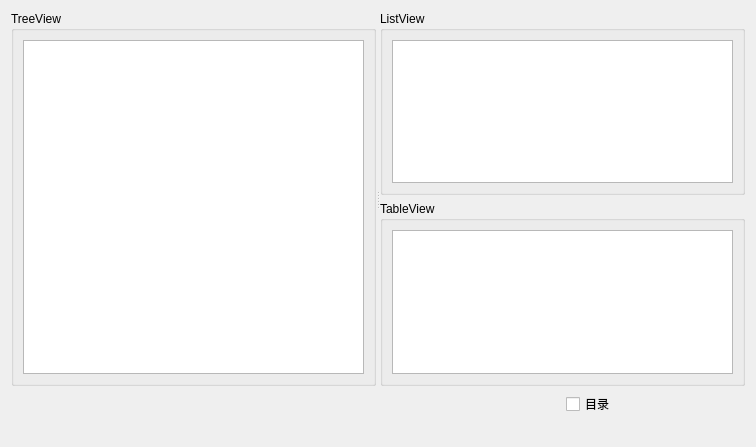
<?xml version="1.0" encoding="UTF-8"?>
<ui version="4.0">
 <class>Widget</class>
 <widget class="QWidget" name="Widget">
  <property name="geometry">
   <rect>
    <x>0</x>
    <y>0</y>
    <width>756</width>
    <height>447</height>
   </rect>
  </property>
  <property name="windowTitle">
   <string>Widget</string>
  </property>
  <layout class="QVBoxLayout" name="verticalLayout_5">
   <item>
    <widget class="QSplitter" name="splitter">
     <property name="sizePolicy">
      <sizepolicy hsizetype="Expanding" vsizetype="Expanding">
       <horstretch>0</horstretch>
       <verstretch>0</verstretch>
      </sizepolicy>
     </property>
     <property name="orientation">
      <enum>Qt::Orientation::Horizontal</enum>
     </property>
     <widget class="QGroupBox" name="groupBox">
      <property name="title">
       <string>TreeView</string>
      </property>
      <layout class="QVBoxLayout" name="verticalLayout">
       <item>
        <widget class="QTreeView" name="treeView"/>
       </item>
      </layout>
     </widget>
     <widget class="QWidget" name="layoutWidget">
      <layout class="QVBoxLayout" name="verticalLayout_4">
       <item>
        <widget class="QGroupBox" name="groupBox_2">
         <property name="title">
          <string>ListView</string>
         </property>
         <layout class="QVBoxLayout" name="verticalLayout_3">
          <item>
           <widget class="QListView" name="listView"/>
          </item>
         </layout>
        </widget>
       </item>
       <item>
        <widget class="QGroupBox" name="groupBox_3">
         <property name="title">
          <string>TableView</string>
         </property>
         <layout class="QVBoxLayout" name="verticalLayout_2">
          <item>
           <widget class="QTableView" name="tableView"/>
          </item>
         </layout>
        </widget>
       </item>
      </layout>
     </widget>
    </widget>
   </item>
   <item>
    <layout class="QHBoxLayout" name="horizontalLayout">
     <item>
      <widget class="QLabel" name="LabFileName">
       <property name="text">
        <string/>
       </property>
      </widget>
     </item>
     <item>
      <widget class="QLabel" name="LabFileSize">
       <property name="text">
        <string/>
       </property>
      </widget>
     </item>
     <item>
      <widget class="QLabel" name="LabType">
       <property name="text">
        <string/>
       </property>
      </widget>
     </item>
     <item>
      <widget class="QCheckBox" name="chkIsDir">
       <property name="text">
        <string>目录</string>
       </property>
       <property name="checkable">
        <bool>false</bool>
       </property>
      </widget>
     </item>
    </layout>
   </item>
   <item>
    <widget class="QLabel" name="LabPath">
     <property name="text">
      <string/>
     </property>
    </widget>
   </item>
  </layout>
 </widget>
 <resources/>
 <connections/>
</ui>
